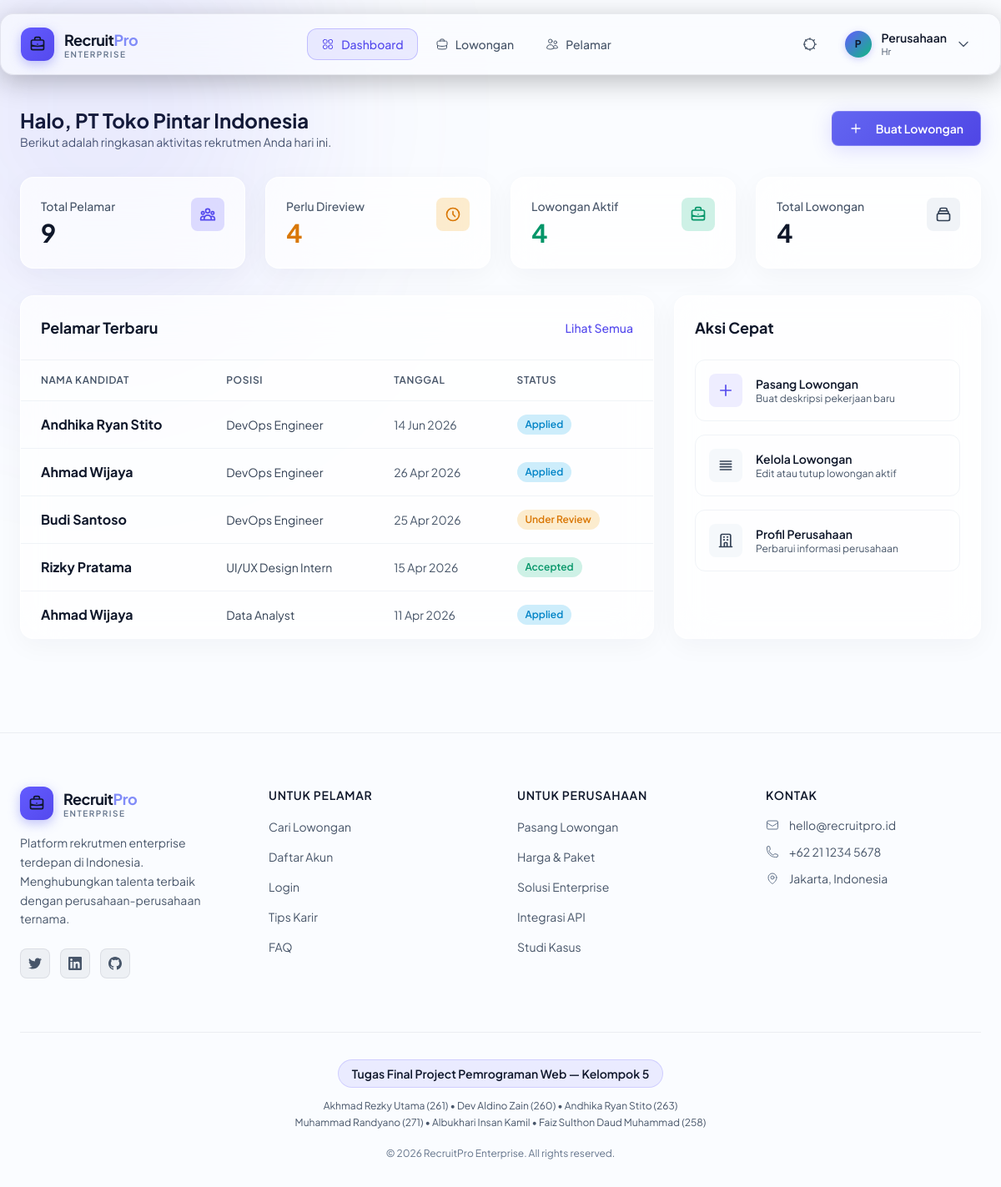
The page /hr/dashboard.php (signed in) on the database its author committed.
### tables this page shows
CREATE TABLE `hr_profiles` (
  `id` int(10) unsigned NOT NULL AUTO_INCREMENT,
  `user_id` int(10) unsigned NOT NULL,
  `company_name` varchar(255) NOT NULL,
  `industry` varchar(100) DEFAULT NULL,
  `location` varchar(255) DEFAULT NULL,
  `phone` varchar(20) DEFAULT NULL,
  `website` varchar(255) DEFAULT NULL,
  `company_description` text DEFAULT NULL,
  `created_at` datetime NOT NULL DEFAULT current_timestamp(),
  `updated_at` datetime NOT NULL DEFAULT current_timestamp() ON UPDATE current_timestamp(),
  PRIMARY KEY (`id`),
  UNIQUE KEY `user_id` (`user_id`),
  KEY `idx_hr_company` (`company_name`),
  CONSTRAINT `fk_hr_profiles_user` FOREIGN KEY (`user_id`) REFERENCES `users` (`id`) ON DELETE CASCADE
);

CREATE TABLE `applications` (
  `id` int(10) unsigned NOT NULL AUTO_INCREMENT,
  `job_id` int(10) unsigned NOT NULL,
  `pelamar_profile_id` int(10) unsigned NOT NULL,
  `cover_letter` text DEFAULT NULL,
  `current_status` varchar(30) NOT NULL DEFAULT 'applied',
  `applied_at` datetime NOT NULL DEFAULT current_timestamp(),
  `updated_at` datetime NOT NULL DEFAULT current_timestamp() ON UPDATE current_timestamp(),
  PRIMARY KEY (`id`),
  UNIQUE KEY `uk_job_pelamar` (`job_id`,`pelamar_profile_id`),
  KEY `idx_applications_status` (`current_status`),
  KEY `idx_applications_pelamar` (`pelamar_profile_id`),
  KEY `idx_applications_applied` (`applied_at`),
  CONSTRAINT `fk_applications_job` FOREIGN KEY (`job_id`) REFERENCES `jobs` (`id`) ON DELETE CASCADE,
  CONSTRAINT `fk_applications_pelamar` FOREIGN KEY (`pelamar_profile_id`) REFERENCES `pelamar_profiles` (`id`) ON DELETE CASCADE
);

CREATE TABLE `pelamar_profiles` (
  `id` int(10) unsigned NOT NULL AUTO_INCREMENT,
  `user_id` int(10) unsigned NOT NULL,
  `full_name` varchar(255) NOT NULL,
  `phone` varchar(20) DEFAULT NULL,
  `date_of_birth` date DEFAULT NULL,
  `address` text DEFAULT NULL,
  `education_level` varchar(50) DEFAULT NULL,
  `skills` text DEFAULT NULL,
  `cv_file_path` varchar(255) DEFAULT NULL,
  `created_at` datetime NOT NULL DEFAULT current_timestamp(),
  `updated_at` datetime NOT NULL DEFAULT current_timestamp() ON UPDATE current_timestamp(),
  PRIMARY KEY (`id`),
  UNIQUE KEY `user_id` (`user_id`),
  KEY `idx_pelamar_name` (`full_name`),
  CONSTRAINT `fk_pelamar_profiles_user` FOREIGN KEY (`user_id`) REFERENCES `users` (`id`) ON DELETE CASCADE
);

CREATE TABLE `jobs` (
  `id` int(10) unsigned NOT NULL AUTO_INCREMENT,
  `hr_profile_id` int(10) unsigned NOT NULL,
  `title` varchar(255) NOT NULL,
  `description` text NOT NULL,
  `requirements` text DEFAULT NULL,
  `location` varchar(255) DEFAULT NULL,
  `job_type` varchar(50) NOT NULL DEFAULT 'full_time',
  `industry_category` varchar(50) DEFAULT NULL,
  `salary_range` varchar(100) DEFAULT NULL,
  `deadline` date DEFAULT NULL,
  `status` varchar(20) NOT NULL DEFAULT 'active',
  `created_at` datetime NOT NULL DEFAULT current_timestamp(),
  `updated_at` datetime NOT NULL DEFAULT current_timestamp() ON UPDATE current_timestamp(),
  PRIMARY KEY (`id`),
  KEY `idx_jobs_status` (`status`),
  KEY `idx_jobs_hr` (`hr_profile_id`),
  KEY `idx_jobs_industry` (`industry_category`),
  KEY `idx_jobs_type` (`job_type`),
  KEY `idx_jobs_deadline` (`deadline`),
  FULLTEXT KEY `idx_jobs_search` (`title`,`description`),
  CONSTRAINT `fk_jobs_hr` FOREIGN KEY (`hr_profile_id`) REFERENCES `hr_profiles` (`id`) ON DELETE CASCADE
);

### hr/dashboard.php (the view, shortened to what the rows shown need)
<?php
$userId = $_SESSION['user_id'];
$pdo = Database::getConnection();
$stmt = $pdo->prepare("SELECT id, company_name FROM hr_profiles WHERE user_id = :uid");
$stmt->execute(['uid' => $userId]);
$hrProfile = $stmt->fetch();
$hrId = $hrProfile['id'];
$companyName = $hrProfile['company_name'];
$stmt = $pdo->prepare("
    SELECT a.id, a.current_status, a.applied_at,
           p.full_name, j.title as job_title
    FROM applications a
    JOIN jobs j ON a.job_id = j.id
    JOIN pelamar_profiles p ON a.pelamar_profile_id = p.id
    WHERE j.hr_profile_id = :hr_id
    ORDER BY a.applied_at DESC
    LIMIT 5
");
$stmt->execute(['hr_id' => $hrId]);
$recentApps = $stmt->fetchAll();
?>
<!DOCTYPE html>
<html lang="id">
<head>
    <script src="https://cdn.tailwindcss.com"></script>
    <link rel="stylesheet" href="<?= BASE_URL ?>/assets/css/design-system.css">
    <link rel="stylesheet" href="<?= BASE_URL ?>/assets/css/components.css">
    <link rel="stylesheet" href="<?= BASE_URL ?>/assets/css/animations.css">
</head>
<body class="bg-slate-900 text-slate-200 font-sans antialiased min-h-screen flex flex-col relative">
    <main class="flex-grow max-w-[1400px] mx-auto w-full px-4 sm:px-6 py-8">
        <div class="flex flex-col md:flex-row md:items-center justify-between gap-4 mb-8">
            <div>
                <h1 class="text-2xl font-bold text-white">Halo, <?= htmlspecialchars($companyName) ?></h1>
                <p class="text-sm text-slate-400">Berikut adalah ringkasan aktivitas rekrutmen Anda hari ini.</p>
            </div>
        </div>
        <div class="grid grid-cols-1 lg:grid-cols-3 gap-6">
            <div class="lg:col-span-2 glass-card p-0 overflow-hidden reveal">
                <div class="overflow-x-auto">
                    <table class="w-full text-left border-collapse">
                        <thead>
                            <tr class="bg-slate-800/30 text-xs uppercase tracking-wider text-slate-400 border-b border-slate-700/50">
                                <th class="px-6 py-4 font-semibold">Nama Kandidat</th>
                                <th class="px-6 py-4 font-semibold">Posisi</th>
                                <th class="px-6 py-4 font-semibold">Tanggal</th>
                                <th class="px-6 py-4 font-semibold">Status</th>
                            </tr>
                        </thead>
                        <tbody class="divide-y divide-slate-700/50">
                            <?php if (empty($recentApps)): ?>
                                <tr>
                                    <td colspan="4" class="px-6 py-8 text-center text-slate-400">Belum ada data pelamar.</td>
                                </tr>
                            <?php else: ?>
                                <?php foreach ($recentApps as $app): ?>
                                    <tr class="border-b border-slate-700/50 last:border-0 hover:bg-white/[0.05] transition-colors cursor-pointer group" onclick="window.location.href='<?= BASE_URL ?>/hr/applicants/list.php'">
                                        <td class="px-6 py-4">
                                            <div class="font-bold text-white group-hover:text-indigo-600 dark:text-indigo-400 transition-colors"><?= htmlspecialchars($app['full_name']) ?></div>
                                        </td>
                                        <td class="px-6 py-4 text-sm text-slate-300">
                                            <?= htmlspecialchars($app['job_title']) ?>
                                        </td>
                                        <td class="px-6 py-4 text-sm text-slate-400">
                                            <?= date('d M Y', strtotime($app['applied_at'])) ?>
                                        </td>
                                        <td class="px-6 py-4">
                                            <div class="flex items-center justify-between">
                                                <?php
                                                $bg = 'bg-slate-500/20'; $text = 'text-slate-400';
                                                if ($app['current_status'] === 'applied') { $bg = 'bg-sky-500/20'; $text = 'text-sky-600 dark:text-sky-400'; }
                                                if ($app['current_status'] === 'under_review') { $bg = 'bg-amber-500/20'; $text = 'text-amber-600 dark:text-amber-400'; }
                                                if ($app['current_status'] === 'accepted') { $bg = 'bg-emerald-500/20'; $text = 'text-emerald-600 dark:text-emerald-400'; }
                                                ?>
                                                <span class="px-2.5 py-1 rounded-full text-xs font-semibold <?= $bg ?> <?= $text ?> capitalize">
                                                    <?= str_replace('_', ' ', $app['current_status']) ?>
                                                </span>
                                            </div>
                                        </td>
                                    </tr>
                                <?php endforeach; ?>
                            <?php endif; ?>
                        </tbody>
                    </table>
                </div>
            </div>
        </div>
    </main>
</body>
</html>

### rows shown on the page
hr_profiles: company_name "PT Toko Pintar Indonesia"
applications: pelamar_profile.full_name "Andhika Ryan Stito", job.title "DevOps Engineer", applied_at "14 Jun 2026", current_status "Applied"
applications: pelamar_profile.full_name "Ahmad Wijaya", job.title "DevOps Engineer", applied_at "26 Apr 2026", current_status "Applied"
applications: pelamar_profile.full_name "Budi Santoso", job.title "DevOps Engineer", applied_at "25 Apr 2026", current_status "Under Review"
applications: pelamar_profile.full_name "Rizky Pratama", job.title "UI/UX Design Intern", applied_at "15 Apr 2026", current_status "Accepted"
applications: pelamar_profile.full_name "Ahmad Wijaya", job.title "Data Analyst", applied_at "11 Apr 2026", current_status "Applied"

### other values the page prints
substr(htmlspecialchars($userName), 0, 1) "P"
$userName "Perusahaan"
$currentRole "Hr"
$totalApplicants "9"
$toReview "4"
$activeJobs "4"
$totalJobs "4"
